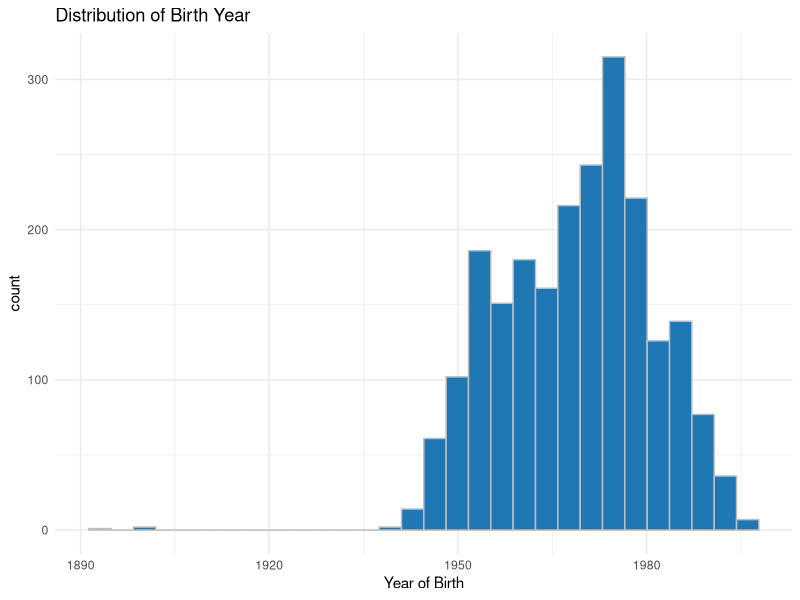
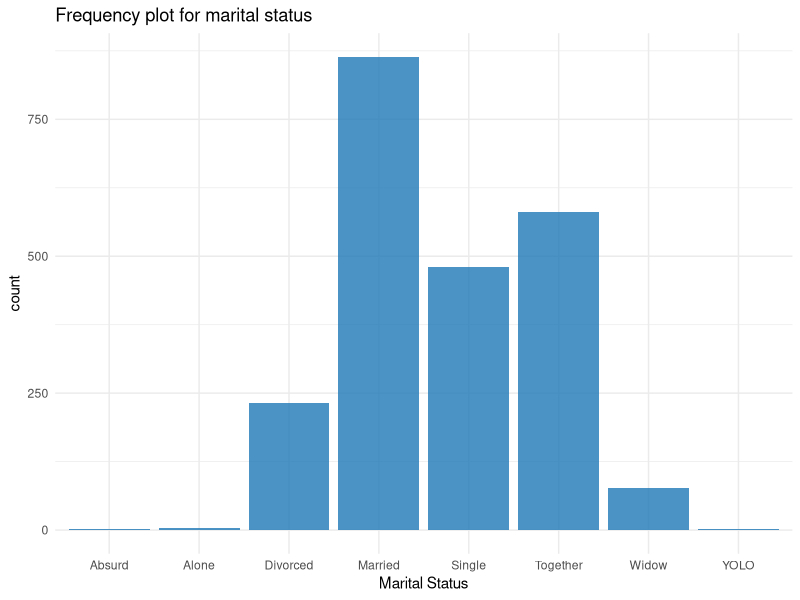
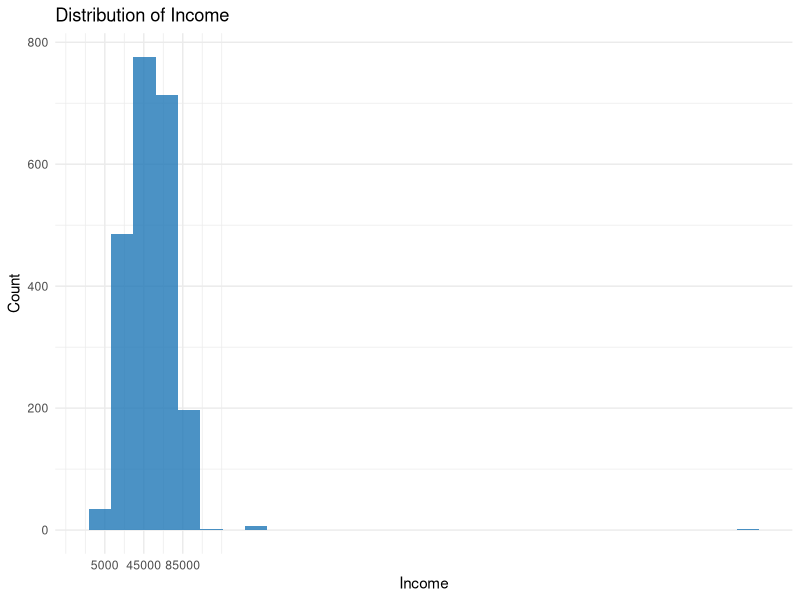
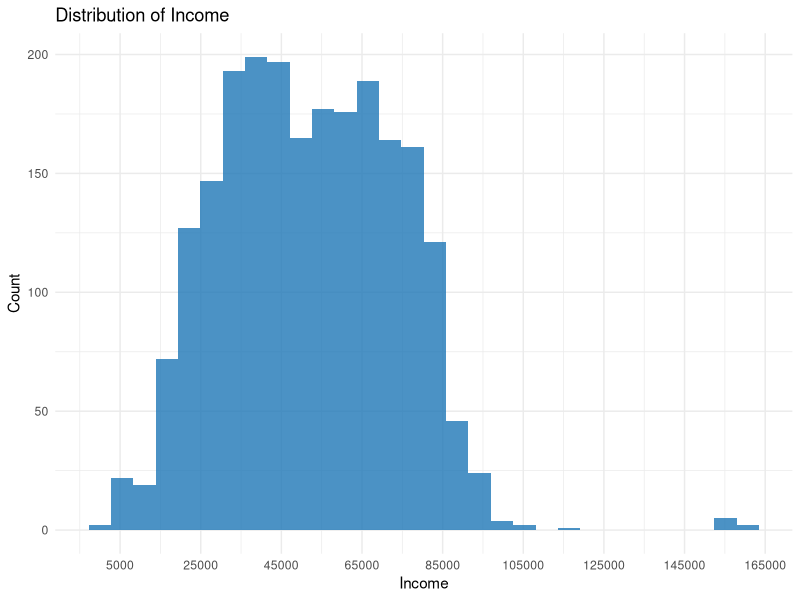
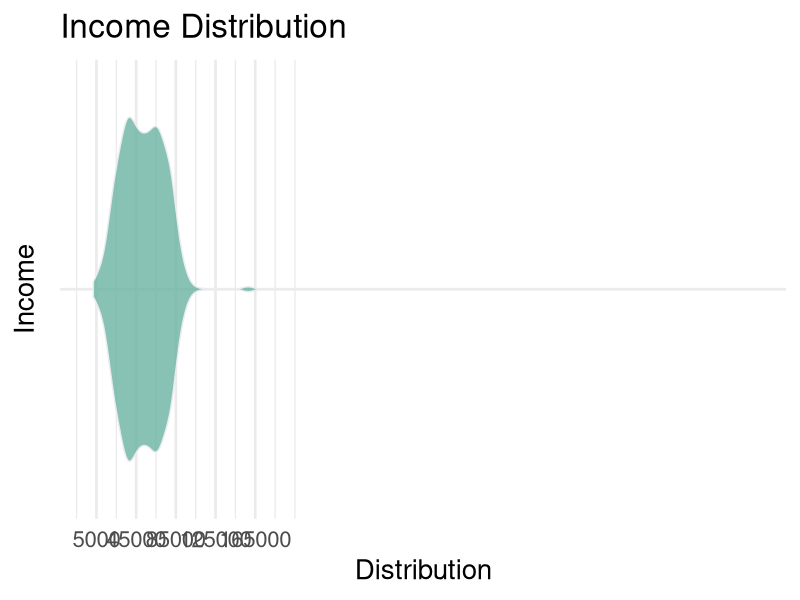

Reproduce these figures in R, in order.
## ---- chunk 1
knitr::opts_chunk$set(echo = TRUE)
## ---- chunk 2
library(dplyr)
library(ggplot2)
library(GGally)

## ---- chunk 3
df <- read.csv('./Customer_Data.csv')
df
## ---- chunk 4
sum(is.na(df))
## ---- chunk 5
df[duplicated(df)]
## ---- chunk 6
df <- df %>% 
  select(-ID)
## ---- chunk 7
df
## ---- chunk 8
ggplot(df, aes(x=Year_Birth))+ 
     geom_histogram(color = "grey", fill = "#1f77b4", bins = 30)+
  labs(x = "Year of Birth",
       y = "count", 
       title = "Distribution of Birth Year")+
  theme_minimal()

## ---- chunk 9
df %>% 
  filter(Year_Birth < 1930)
## ---- chunk 10
ggplot(df, aes(Marital_Status)) +
  geom_bar(fill = "#1f77b7", alpha = 0.8) + 
  labs( x= "Marital Status",
        y = "count",
        title = "Frequency plot for marital status")+
  theme_minimal()
## ---- chunk 11
ggplot(df, aes(x = Income)) + 
  geom_histogram(fill = "#1f77b7", alpha = 0.8)+ 
  labs(x = "Income",
       y = "Count",
       title = "Distribution of Income")+
  scale_x_continuous(breaks = seq(5000, 100000, by=  40000))+
  theme_minimal()
## ---- chunk 12
df %>% 
  filter(Income < 500000) %>% 
  ggplot(aes(x = Income)) + 
  geom_histogram(fill = "#1f77b7", alpha = 0.8)+ 
  labs(x = "Income",
       y = "Count",
       title = "Distribution of Income")+
  scale_x_continuous(breaks = seq(5000, 200000, by=  20000))+
  theme_minimal()
## ---- chunk 13
ggplot(df, aes(x = "", y = Income)) + 
  geom_violin(fill = "#69b3a2", color = "#e9ecef", alpha = 0.8)+
  coord_flip()+
  scale_y_continuous(breaks = seq(5000, 165000, by=  40000))+
  labs(
    x = "Income",
    y = "Distribution",
    title = "Income Distribution"
  )+
  theme_minimal(base_size  = 20)

## ---- chunk 14
df[!complete.cases(df),]
## ---- chunk 15
summary(df)
## ---- chunk 16
df <- na.omit(df)
## ---- chunk 17
sum(is.na(df))
## ---- chunk 18
df %>% 
  select(Dt_Customer)
## ---- chunk 19
df<- df %>% 
  mutate(Dt_Customer = gsub("/", "-", Dt_Customer))
## ---- chunk 20
df<- df %>% 
  mutate(Dt_Customer = as.Date(Dt_Customer, format("%d-%m-%Y")))
## ---- chunk 21
summary(df$Dt_Customer)
